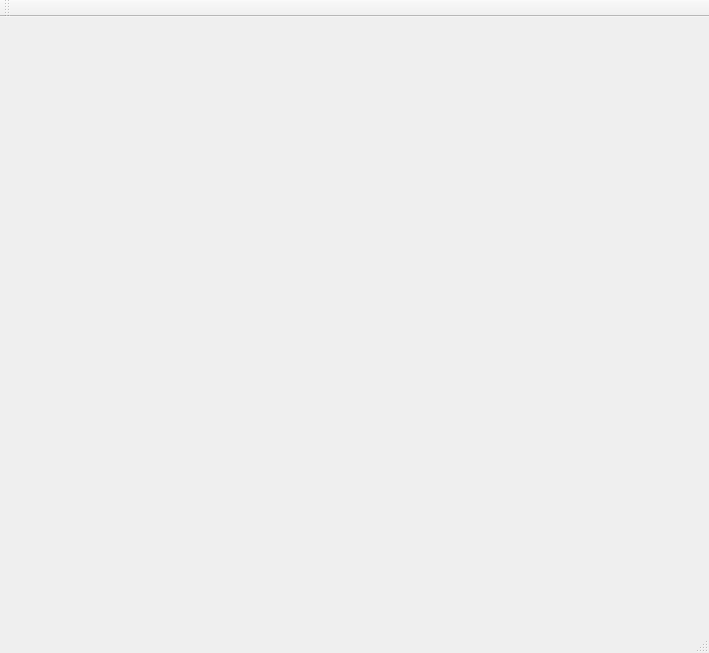
<?xml version="1.0" encoding="UTF-8"?>
<ui version="4.0">
 <class>MainWindow</class>
 <widget class="QMainWindow" name="MainWindow">
  <property name="geometry">
   <rect>
    <x>0</x>
    <y>0</y>
    <width>709</width>
    <height>653</height>
   </rect>
  </property>
  <property name="windowTitle">
   <string>Hex Test</string>
  </property>
  <widget class="QWidget" name="centralWidget">
   <layout class="QVBoxLayout" name="verticalLayout">
    <item>
     <widget class="Canvas" name="widget" native="true"/>
    </item>
   </layout>
  </widget>
  <widget class="QMenuBar" name="menuBar">
   <property name="geometry">
    <rect>
     <x>0</x>
     <y>0</y>
     <width>709</width>
     <height>27</height>
    </rect>
   </property>
  </widget>
  <widget class="QToolBar" name="mainToolBar">
   <attribute name="toolBarArea">
    <enum>TopToolBarArea</enum>
   </attribute>
   <attribute name="toolBarBreak">
    <bool>false</bool>
   </attribute>
  </widget>
  <widget class="QStatusBar" name="statusBar"/>
 </widget>
 <layoutdefault spacing="6" margin="11"/>
 <customwidgets>
  <customwidget>
   <class>Canvas</class>
   <extends>QWidget</extends>
   <header>canvas.h</header>
   <container>1</container>
  </customwidget>
 </customwidgets>
 <resources/>
 <connections/>
</ui>
